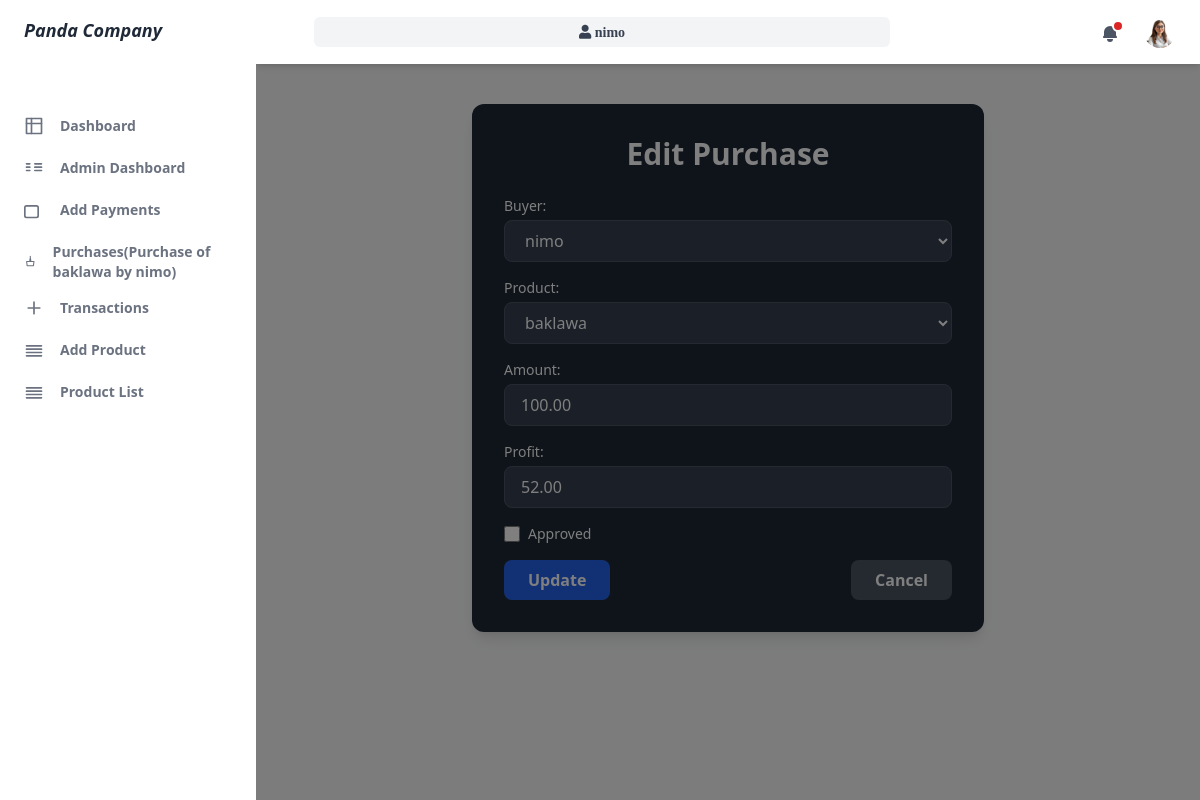
Screenshot of /dashboards/purchase/4/update/ (signed in) with the database file from the repository.
### dashboards/models.py (models this page shows)
class Purchase(models.Model):
    product = models.ForeignKey(Product, on_delete=models.CASCADE, null=True)  # The product being purchased
    buyer = models.ForeignKey(User, on_delete=models.CASCADE)  # The user who made the purchase
    total_amount = models.DecimalField(max_digits=10, decimal_places=2, default=0)  # Total amount of the purchase
    total_profit = models.DecimalField(max_digits=10, decimal_places=2, default=0)  # Total profit from the purchase
    purchased_at = models.DateTimeField(auto_now_add=True)  # Timestamp of when the purchase was made
    admin_approved = models.BooleanField(default=False)
    def __str__(self):
        return f"Purchase of {self.product.name} by {self.buyer.username}"

### products/models.py (models this page shows)
class Product(models.Model):
    choice_state = (('sold', 'Sold'), ('unsold', 'Unsold'))
    user = models.ForeignKey(User, on_delete=models.CASCADE, null=True, blank=True)
    name = models.CharField(max_length=255)
    image = models.ImageField(upload_to='products/')
    description = models.TextField()
    estimated_cost = models.DecimalField(max_digits=10, decimal_places=2)
    estimated_profit = models.DecimalField(max_digits=10, decimal_places=2)
    estimated_time = models.IntegerField()
    state = models.CharField(max_length=20, choices=choice_state, default='unsold')
    created_at = models.DateTimeField(default=timezone.now)
    def __str__(self):
        return self.name

### dashboards/views.py (the view, shortened to what this page needs)
# urls.py: path('purchase/<int:pk>/update/', PurchachesUpdateView.as_view(), name='purchases_confirm'),
@method_decorator(never_cache, name='dispatch')
class PurchachesUpdateView(LoginRequiredMixin, UserPassesTestMixin, UpdateView):
    model = Purchase
    form_class = PurchaseForm
    template_name = 'operations/edit_purchase.html'
    def test_func(self):
        return self.request.user.is_superuser

### dashboards/forms.py
class PurchaseForm(forms.ModelForm):
    class Meta:
        model = Purchase
        fields = ['product', 'buyer', 'total_amount', 'total_profit', 'admin_approved']

### dashboards/notify.py (called while the page is built)
def navbar_notifications(request):
    if request.user.is_authenticated:
        unread_notifications_count = Notification.objects.filter(user=request.user, is_read=False).count()
        unread_notifications = Notification.objects.filter(user=request.user, is_read=False)
        return {
            'unread_notifications_count': unread_notifications_count,
            'unread_notifications': unread_notifications
        }
    return {
        'unread_notifications_count': 0,
        'unread_notifications': []
    }

### dashboards/views.py (called while the page is built)
def sidebar_counts(request):
    purchase = Purchase.objects.count()
    transaction = Transaction.objects.count()
    return {'purchase': purchase, 'transaction': transaction}

### dashboards/templates/operations/edit_purchase.html (shortened to what this page needs)
{% extends 'base.html' %}
{% load widget_tweaks %}
{% block content %}
<div class="max-w-lg mx-auto bg-gray-800 text-white shadow-lg rounded-xl p-8 mt-10">
    <h1 class="text-3xl font-bold text-center mb-6">Edit Purchase</h1>
    <form method="post" class="space-y-4">
        <div>
            <label for="{{ form.buyer.id_for_label }}" class="block text-sm font-medium">Buyer:</label>
            {{ form.buyer|add_class:"w-full px-4 py-2 mt-1 bg-gray-700 border border-gray-600 rounded-lg focus:ring-2 focus:ring-blue-500 focus:outline-none" }}
        </div>
        <div>
            <label for="{{ form.product.id_for_label }}" class="block text-sm font-medium">Product:</label>
            {{ form.product|add_class:"w-full px-4 py-2 mt-1 bg-gray-700 border border-gray-600 rounded-lg focus:ring-2 focus:ring-blue-500 focus:outline-none" }}
        </div>
        <div>
            <label for="{{ form.total_amount.id_for_label }}" class="block text-sm font-medium">Amount:</label>
            {{ form.total_amount|add_class:"w-full px-4 py-2 mt-1 bg-gray-700 border border-gray-600 rounded-lg focus:ring-2 focus:ring-green-500 focus:outline-none" }}
        </div>
        <div>
            <label for="{{ form.total_profit.id_for_label }}" class="block text-sm font-medium">Profit:</label>
            {{ form.total_profit|add_class:"w-full px-4 py-2 mt-1 bg-gray-700 border border-gray-600 rounded-lg focus:ring-2 focus:ring-green-500 focus:outline-none" }}
        </div>
        <div class="flex items-center gap-2">
            {{ form.admin_approved|add_class:"form-check-input w-4 h-4 text-blue-500 bg-gray-700 border-gray-600 focus:ring-blue-500" }}
            <label for="{{ form.admin_approved.id_for_label }}" class="text-sm font-medium">Approved</label>
        </div>
        <div class="flex justify-between mt-4">
            <button type="submit" class="px-6 py-2 bg-blue-600 hover:bg-blue-700 text-white font-semibold rounded-lg transition duration-300">Update</button>
            <a href="" class="px-6 py-2 bg-gray-600 hover:bg-gray-700 text-white font-semibold rounded-lg transition duration-300">Cancel</a>
        </div>
    </form>
</div>
{% endblock %}

### my_app/templates/parts/sidebar.html (shortened to what this page needs)
{% load static %}
<aside class="z-20 hidden w-64 overflow-y-auto bg-white dark:bg-gray-800 md:block flex-shrink-0">
    <div class="py-4 text-gray-500 dark:text-gray-400">
        <a class="ml-6 text-lg font-bold text-gray-800 dark:text-gray-200" href="#" aria-label="Panda Company">
            <i>Panda Company</i>
        </a>
        <div class="mt-16">
            <ul>
                <li class="relative px-6 py-2">
                    <a
                        class="inline-flex items-center w-full text-sm font-semibold transition-colors duration-150 hover:text-gray-800 dark:hover:text-gray-200"
                        href="{% url 'user_dashboard' %}"
                        aria-label="Dashboard"
                    >
                        <svg class="w-5 h-5" aria-hidden="true" fill="none" stroke-linecap="round" stroke-linejoin="round" stroke-width="2" viewBox="0 0 24 24" stroke="currentColor">
                            <path d="M3 3h18v18H3z"></path>
                            <path d="M9 3v18"></path>
                            <path d="M3 9h18"></path>
                        </svg>
                        <span class="ml-4">Dashboard</span>
                    </a>
                </li>
            </ul>
            {% if user.is_superuser %}
            <ul>
                <li class="relative px-6 py-2">
                    <a
                        class="inline-flex items-center w-full text-sm font-semibold transition-colors duration-150 hover:text-gray-800 dark:hover:text-gray-200"
                        href="{% url 'admin_dashboard' %}"
                        aria-label="Admin Dashboard"
                    >
                        <svg class="w-5 h-5" aria-hidden="true" fill="none" stroke-linecap="round" stroke-linejoin="round" stroke-width="2" viewBox="0 0 24 24" stroke="currentColor">
                            <path d="M3 7h4M3 11h4M3 15h4M13 7h8M13 11h8M13 15h8"></path>
                        </svg>
                        <span class="ml-4">Admin Dashboard</span>
                    </a>
                </li>
            </ul>
            <ul>
                <li class="relative px-6 py-2">
                    <a
                        class="inline-flex items-center w-full text-sm font-semibold transition-colors duration-150 hover:text-gray-800 dark:hover:text-gray-200"
                        href=""
                        aria-label="Add Payments"
                    >
                        <svg class="w-5 h-5" aria-hidden="true" fill="none" stroke-linecap="round" stroke-linejoin="round" stroke-width="2" viewBox="0 0 24 24" stroke="currentColor">
                            <path d="M3 7h12a2 2 0 012 2v10a2 2 0 01-2 2H3a2 2 0 01-2-2V9a2 2 0 012-2h12z"></path>
                        </svg>
                        <span class="ml-4">Add Payments</span>
                    </a>
                </li>
            </ul>
            <ul>
                <li class="relative px-6 py-2">
                    <a
                        class="inline-flex items-center w-full text-sm font-semibold transition-colors duration-150 hover:text-gray-800 dark:hover:text-gray-200"
                        href="{% url 'purchase_list' %}"
                        aria-label="Purchases"
                    >
                        <svg class="w-5 h-5" aria-hidden="true" fill="none" stroke-linecap="round" stroke-linejoin="round" stroke-width="2" viewBox="0 0 24 24" stroke="currentColor">
                            <path d="M12 4V1M12 4l1 5h-2l1-5zM12 4l-1 5h2l-1-5zM6 19h12l1-8H5l1 8z"></path>
                        </svg>
                        {% if purchase %}
                        <span class="ml-4">Purchases({{ purchase }})</span>
                        {% else %}
                        <span class="ml-4">Purchases</span>
                        {% endif %}
                    </a>
                </li>
            </ul>
            <ul>
                <li class="relative px-6 py-2">
                    <a
                        class="inline-flex items-center w-full text-sm font-semibold transition-colors duration-150 hover:text-gray-800 dark:hover:text-gray-200"
                        href="{% url 'transaction_list' %}"
                        aria-label="Transactions"
                    >
                        <svg class="w-5 h-5" aria-hidden="true" fill="none" stroke-linecap="round" stroke-linejoin="round" stroke-width="2" viewBox="0 0 24 24" stroke="currentColor">
                            <path d="M12 5v14M5 12h14"></path>
                        </svg>
                        {% if transaction %}
                        <span class="ml-4">Transactions({{ transaction }})</span>
                        {% else %}
                        <span class="ml-4">Transactions</span>
                        {% endif %}
                    </a>
                </li>
            </ul>
            {% endif %}
            <ul>
                <li class="relative px-6 py-2">
                    <a
                        class="inline-flex items-center w-full text-sm font-semibold transition-colors duration-150 hover:text-gray-800 dark:hover:text-gray-200"
                        href="{% url 'add_product' %}"
                        aria-label="Add Product"
                    >
                        <svg class="w-5 h-5" aria-hidden="true" fill="none" stroke-linecap="round" stroke-linejoin="round" stroke-width="2" viewBox="0 0 24 24" stroke="currentColor">
                            <path d="M3 7h18M3 11h18M3 15h18M3 19h18"></path>
                        </svg>
                        <span class="ml-4">Add Product</span>
                    </a>
                </li>
            </ul>
            <ul>
                <li class="relative px-6 py-2">
                    <a
                        class="inline-flex items-center w-full text-sm font-semibold transition-colors duration-150 hover:text-gray-800 dark:hover:text-gray-200"
                        href="{% url 'product_list' %}"
                        aria-label="Product List"
                    >
                        <svg class="w-5 h-5" aria-hidden="true" fill="none" stroke-linecap="round" stroke-linejoin="round" stroke-width="2" viewBox="0 0 24 24" stroke="currentColor">
                            <path d="M3 7h18M3 11h18M3 15h18M3 19h18"></path>
                        </svg>
                        <span class="ml-4">Product List</span>
                    </a>
                </li>
            </ul>
        </div>
    </div>
</aside>
<div
    x-show="isSideMenuOpen"
    x-transition:enter="transition ease-in-out duration-150"
    x-transition:enter-start="opacity-0"
    x-transition:enter-end="opacity-100"
    x-transition:leave="transition ease-in-out duration-150"
    x-transition:leave-start="opacity-100"
    x-transition:leave-end="opacity-0"
    class="fixed inset-0 z-10 flex items-end bg-black bg-opacity-50 sm:items-center sm:justify-center"
    aria-hidden="true"
></div>

### my_app/templates/parts/header.html (shortened to what this page needs)
{% load static %}
<header class="z-10 py-4 bg-white shadow-md dark:bg-gray-800 round-xl">
  <div class="container flex items-center justify-between h-full px-6 mx-auto text-gray-600 dark:text-gray-300">
    <div class="flex justify-center flex-1 lg:mr-32">
      <div class="relative w-full max-w-xl mr-6">
        <button class="w-full text-sm text-gray-700 bg-gray-100 border-0 rounded-md dark:bg-gray-700 dark:text-gray-200 dark:hover:text-gray-100 flex items-center justify-center p-2 hover:bg-gray-200 dark:hover:bg-gray-600 transition-all duration-300">
          <i class="fas fa-user font-bold"> {{ user.username }}</i>
        </button>
      </div>
    </div>
    <ul class="flex items-center flex-shrink-0 space-x-6">
      <li class="relative">
        <button class="relative align-middle rounded-md focus:outline-none focus:shadow-outline-purple" @click="toggleNotificationsMenu" @keydown.escape="closeNotificationsMenu" aria-label="Notifications" aria-haspopup="true">
          <svg class="w-5 h-5" aria-hidden="true" fill="currentColor" viewBox="0 0 20 20">
            <path d="M10 2a6 6 0 00-6 6v3.586l-.707.707A1 1 0 004 14h12a1 1 0 00.707-1.707L16 11.586V8a6 6 0 00-6-6zM10 18a3 3 0 01-3-3h6a3 3 0 01-3 3z"></path>
          </svg>
          <span aria-hidden="true" class="absolute top-0 right-0 inline-block w-3 h-3 transform translate-x-1 -translate-y-1 bg-red-600 border-2 border-white rounded-full dark:border-gray-800"></span>
        </button>
      </li>
      <li class="relative">
        <button
          class="align-middle rounded-full focus:shadow-outline-purple focus:outline-none"
          @click="toggleProfileMenu"
          @keydown.escape="closeProfileMenu"
          aria-label="Account"
          aria-haspopup="true"
        >
        {% if profile.gender == 'male' %}
          <img
            class="object-cover w-8 h-8 rounded-full"
            src="{% static 'img/boy_pic_profile.png' %}"
            alt=""
            aria-hidden="true"
          />
        {% else %}
          <img
            class="object-cover w-8 h-8 rounded-full"
            src="{% static 'img/girl_pic_profile.png' %}"
            alt=""
            aria-hidden="true"
          />
        {% endif %}
        </button>
      </li>
      </ul>
    </div>
</header>

### rows the page displays
Purchase: product+buyer "Purchase of baklawa by nimo", buyer "nimo", product "baklawa", total_amount "100.00", total_profit "52.00"

### other values shown
{{ user.username }} "nimo"
